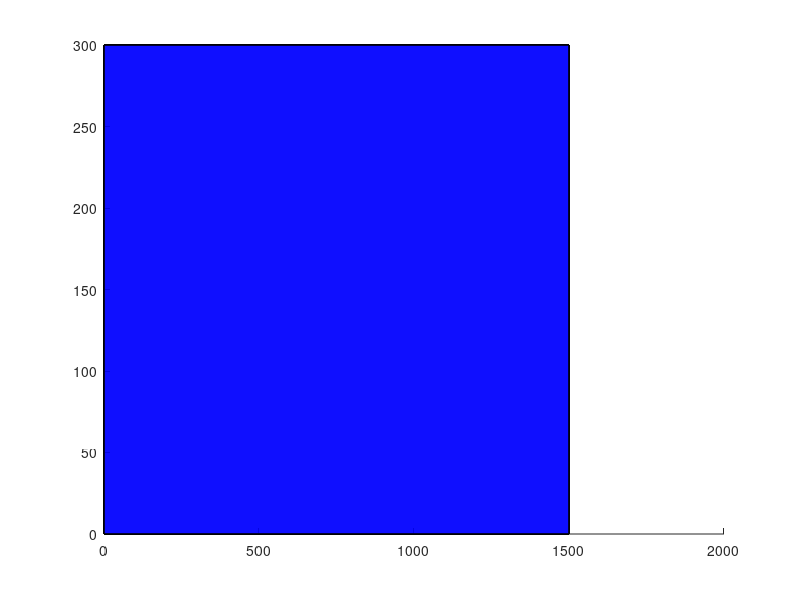

MATLAB code to generate this figure: (Note: this script raises an error after producing the figure.)
clear
clc
close all

% Define parameters
L = 1.5; % Length in meters
W = 300; % Width in mm
t = 0.003144; % Thickness of facesheet in meters
c = 50;  % Thickness of core in mm
cell_size = 6.4; % Size of hexagonal cell in mm
wall_thickness = 0.07; % Wall thickness of hexagonal cell in mm

% Convert to mm
L = L * 1000;
t = t * 1000;

% Create vertices for the facesheets
facesheet1_vertices = [0 0 0;
                       L 0 0;
                       L W 0;
                       0 W 0;
                       0 0 t;
                       L 0 t;
                       L W t;
                       0 W t];

facesheet2_vertices = [0 0 (t + c);
                       L 0 (t + c);
                       L W (t + c);
                       0 W (t + c);
                       0 0 (2*t + c);
                       L 0 (2*t + c);
                       L W (2*t + c);
                       0 W (2*t + c)];

% Define the faces of the boxes using the vertices
faces = [1 2 3 4; 
         5 6 7 8; 
         1 2 6 5; 
         2 3 7 6; 
         3 4 8 7; 
         4 1 5 8];

% Create the figure
composite_structure = figure;
hold on;

% Plot the first facesheet
patch('Vertices', facesheet1_vertices, 'Faces', faces, 'FaceColor', 'blue', 'EdgeColor', 'black', 'FaceAlpha', 0.5);

% Plot the second facesheet
patch('Vertices', facesheet2_vertices, 'Faces', faces, 'FaceColor', 'blue', 'EdgeColor', 'black', 'FaceAlpha', 0.5);

% Create and plot the hexagonal core
plot_hexagonal_core(L, W, t, c, cell_size, wall_thickness);

% Set the axes properties
xlabel('Length / mm')
ylabel('Width / mm')
zlabel('Height / mm')
axis equal
grid on
view(3)

% Add title
%title('Composite Sandwich Structure with Hexagonal Core')
betterPlot(composite_structure)
legend("off")
hold off;

% Save the figure
saveas(composite_structure, "composite_sandwich_structure.png")

% Function to plot the hexagonal core
function plot_hexagonal_core(L, W, t, c, cell_size, wall_thickness)
    % Calculate the number of hexagons needed
    hex_height = cell_size * sqrt(3);
    num_hex_rows = ceil(W / hex_height);
    num_hex_cols = ceil(L / (1.5 * cell_size));

    for row = 0:num_hex_rows-1
        for col = 0:num_hex_cols-1
            x_offset = col * 1.5 * cell_size;
            y_offset = row * hex_height + mod(col, 2) * (hex_height / 2);
            plot_hexagon(x_offset, y_offset, t, c, cell_size, wall_thickness);
        end
    end
end

% Function to plot a single hexagon
function plot_hexagon(x_offset, y_offset, t, c, cell_size, wall_thickness)
    % Create hexagon vertices
    theta = (0:6) * 2 * pi / 6;
    x_hex = cell_size * cos(theta) + x_offset;
    y_hex = cell_size * sin(theta) + y_offset;

    % Create the faces of the hexagon core
    for i = 1:6
        x1 = x_hex(i);
        y1 = y_hex(i);
        x2 = x_hex(i+1);
        y2 = y_hex(i+1);

        % Draw the walls of the hexagon
        fill3([x1 x2 x2 x1], [y1 y2 y2 y1], [t t (t + c) (t + c)], 'yellow', 'EdgeColor', 'black', 'FaceAlpha', 0.5);
    end
end
